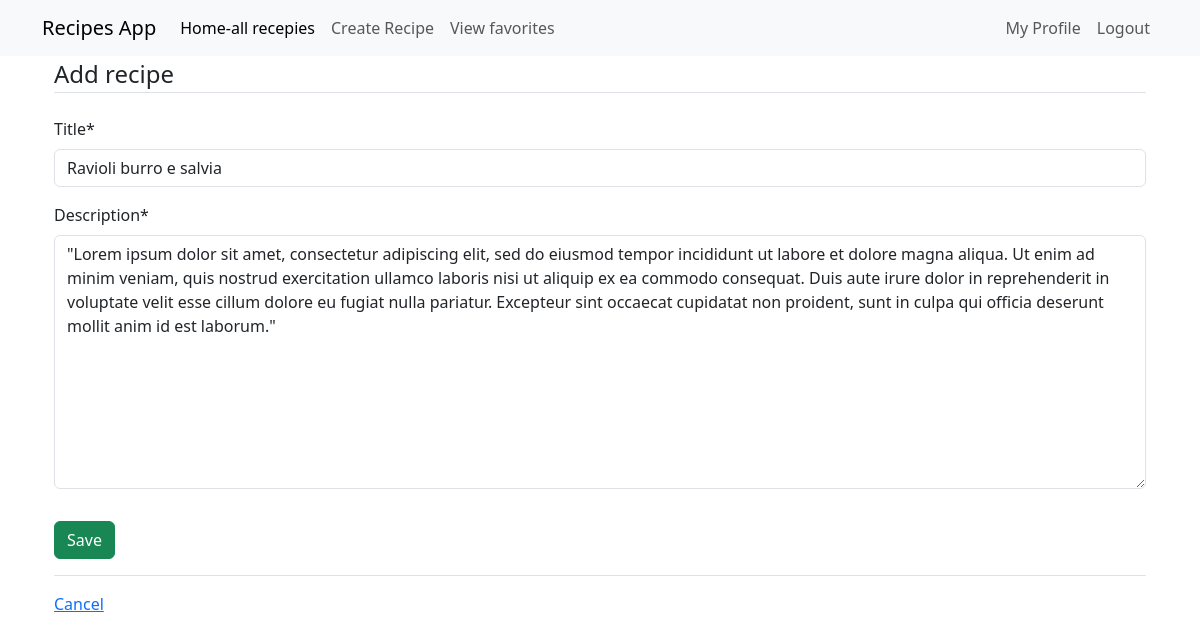
The page /recipe/2/update/ (signed in) on the database its author committed.
### recipes/models.py (models this page shows, shortened)
class Recipe(models.Model):
    title = models.CharField(max_length=100)
    description = models.TextField()
    created_at = models.DateTimeField(auto_now_add=True)
    author = models.ForeignKey(User, on_delete=models.CASCADE)
    favorite = models.ManyToManyField(User, related_name='favorite', blank=True)

### recipes/views.py (the view, shortened to what this page needs)
# urls.py: path('recipe/<int:pk>/update/', views.RecipeUpdateView.as_view(), name="recipes-update"),
class RecipeUpdateView(LoginRequiredMixin, UserPassesTestMixin, UpdateView):
    model = models.Recipe
    fields = ['title','description']
    def test_func(self):
        recipe = self.get_object()
        return self.request.user == recipe.author

### recipes/templates/recipes/recipe_form.html (shortened to what this page needs)
{% extends 'recipes/home.html' %}
{% load crispy_forms_tags %}
{% block content %}
    <div class="container">
        <form method="POST" action="">
            <fieldset class="form-group">
                <legend class="border-bottom mb-4">Add recipe </legend>
                {{ form|crispy }}
            </fieldset>
            <div class="form-group py-3">
                <input class="btn btn-success" type="submit" value = "Save"/>
            </div>
        </form>
        <div class="border-top pt-3">
            <a href="{% url 'recipes-home' %}">Cancel</a>
        </div>
    </div>
{% endblock content %}

### rows shown on the page
Recipe: title "Ravioli burro e salvia", description "\"Lorem ipsum dolor sit amet, consectetur adipiscing elit, sed do eiusmod tempor incididunt ut labore et dolore magna aliqua. Ut enim ad minim veniam, quis nostrud exercitation ullamco laboris nisi ut aliquip ex ea commodo consequat. Duis aute irure dolor in reprehenderit in voluptate velit esse cillum dolore eu fugiat nulla pariatur. Excepteur sint occaecat cupidatat non proident, sunt in culpa qui officia deserunt mollit anim id est laborum.\""
